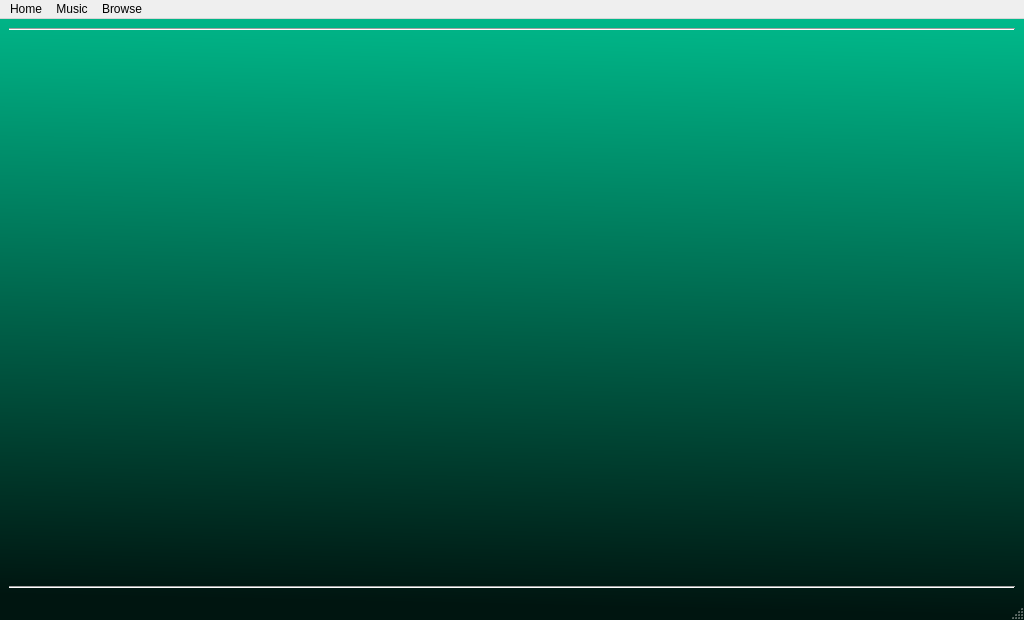
<?xml version="1.0" encoding="UTF-8"?>
<ui version="4.0">
 <class>MainWindow</class>
 <widget class="QMainWindow" name="MainWindow">
  <property name="windowModality">
   <enum>Qt::WindowModal</enum>
  </property>
  <property name="geometry">
   <rect>
    <x>0</x>
    <y>0</y>
    <width>1024</width>
    <height>620</height>
   </rect>
  </property>
  <property name="windowTitle">
   <string>MainWindow</string>
  </property>
  <property name="styleSheet">
   <string notr="true">#MainWindow {background-color: qlineargradient(spread:pad, x1:0.964, y1:0.994318, x2:1, y2:0, stop:1 rgb(0, 191, 143), stop:0 rgb(0, 21, 16));}
</string>
  </property>
  <widget class="QWidget" name="centralwidget">
   <layout class="QHBoxLayout" name="horizontalLayout">
    <item>
     <layout class="QVBoxLayout" name="verticalLayout">
      <item>
       <widget class="Line" name="line">
        <property name="orientation">
         <enum>Qt::Horizontal</enum>
        </property>
       </widget>
      </item>
      <item>
       <widget class="QLabel" name="label">
        <property name="text">
         <string/>
        </property>
        <property name="pixmap">
         <pixmap>../Untitled-1.png</pixmap>
        </property>
       </widget>
      </item>
      <item>
       <widget class="Line" name="line_2">
        <property name="orientation">
         <enum>Qt::Horizontal</enum>
        </property>
       </widget>
      </item>
     </layout>
    </item>
   </layout>
  </widget>
  <widget class="QMenuBar" name="menubar">
   <property name="geometry">
    <rect>
     <x>0</x>
     <y>0</y>
     <width>1024</width>
     <height>27</height>
    </rect>
   </property>
   <widget class="QMenu" name="menuHome">
    <property name="title">
     <string>Home</string>
    </property>
   </widget>
   <widget class="QMenu" name="menuPlaylists">
    <property name="title">
     <string>Music</string>
    </property>
    <addaction name="separator"/>
   </widget>
   <widget class="QMenu" name="menuBrowse">
    <property name="title">
     <string>Browse</string>
    </property>
   </widget>
   <addaction name="menuHome"/>
   <addaction name="menuPlaylists"/>
   <addaction name="menuBrowse"/>
  </widget>
  <widget class="QStatusBar" name="statusbar"/>
  <action name="actionPlaylist1">
   <property name="text">
    <string>Playlist1</string>
   </property>
  </action>
 </widget>
 <resources/>
 <connections/>
</ui>
